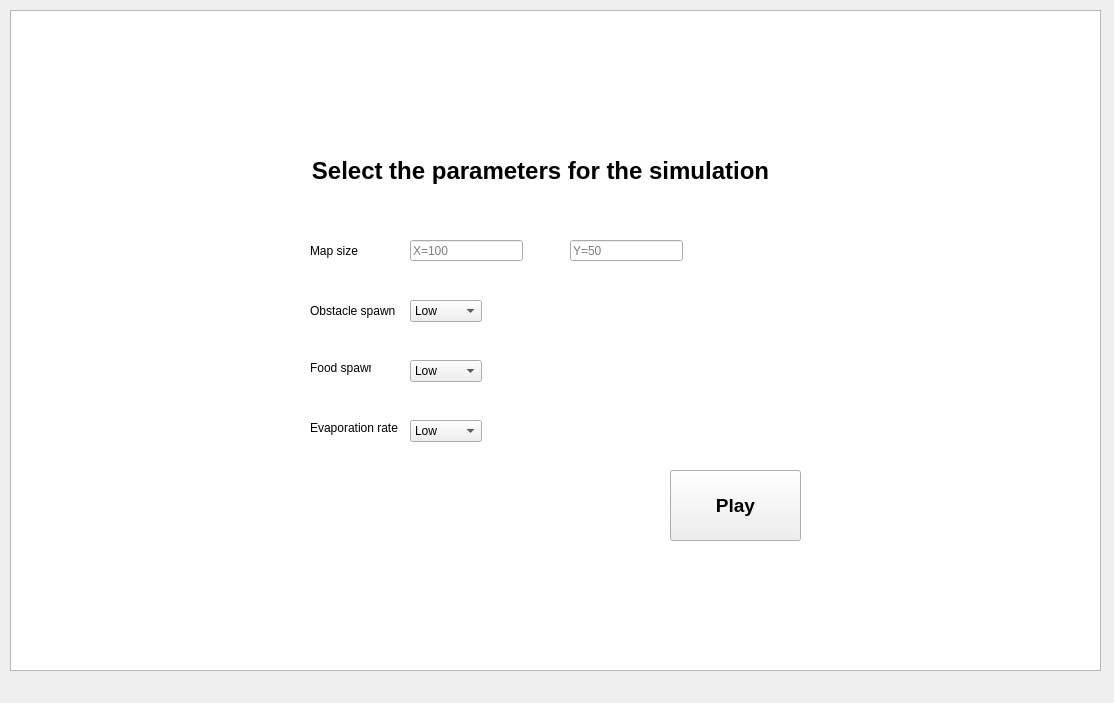
<?xml version="1.0" encoding="UTF-8"?>
<ui version="4.0">
 <class>Map</class>
 <widget class="QWidget" name="Map">
  <property name="geometry">
   <rect>
    <x>0</x>
    <y>0</y>
    <width>1114</width>
    <height>703</height>
   </rect>
  </property>
  <property name="windowTitle">
   <string>Ant Simulation</string>
  </property>
  <property name="windowIcon">
   <iconset resource="resource.qrc">
    <normaloff>:/assets/ant.ico</normaloff>:/assets/ant.ico</iconset>
  </property>
  <widget class="QGraphicsView" name="graphicsView">
   <property name="geometry">
    <rect>
     <x>10</x>
     <y>10</y>
     <width>1091</width>
     <height>661</height>
    </rect>
   </property>
  </widget>
  <widget class="QWidget" name="widget" native="true">
   <property name="geometry">
    <rect>
     <x>170</x>
     <y>90</y>
     <width>761</width>
     <height>451</height>
    </rect>
   </property>
   <widget class="QLabel" name="labelMapSize">
    <property name="geometry">
     <rect>
      <x>140</x>
      <y>150</y>
      <width>51</width>
      <height>21</height>
     </rect>
    </property>
    <property name="text">
     <string>Map size</string>
    </property>
   </widget>
   <widget class="QLineEdit" name="inputX">
    <property name="geometry">
     <rect>
      <x>240</x>
      <y>150</y>
      <width>113</width>
      <height>21</height>
     </rect>
    </property>
    <property name="text">
     <string/>
    </property>
    <property name="placeholderText">
     <string>X=100</string>
    </property>
   </widget>
   <widget class="QLabel" name="labelAnt">
    <property name="geometry">
     <rect>
      <x>500</x>
      <y>190</y>
      <width>141</width>
      <height>191</height>
     </rect>
    </property>
    <property name="text">
     <string/>
    </property>
    <property name="pixmap">
     <pixmap resource="resource.qrc">:/assets/ant.ico</pixmap>
    </property>
   </widget>
   <widget class="QComboBox" name="inputFood">
    <property name="geometry">
     <rect>
      <x>240</x>
      <y>270</y>
      <width>72</width>
      <height>22</height>
     </rect>
    </property>
    <item>
     <property name="text">
      <string>Low</string>
     </property>
    </item>
    <item>
     <property name="text">
      <string>Medium</string>
     </property>
    </item>
    <item>
     <property name="text">
      <string>High</string>
     </property>
    </item>
   </widget>
   <widget class="QPushButton" name="playButton">
    <property name="geometry">
     <rect>
      <x>500</x>
      <y>380</y>
      <width>131</width>
      <height>71</height>
     </rect>
    </property>
    <property name="font">
     <font>
      <pointsize>14</pointsize>
      <weight>75</weight>
      <bold>true</bold>
      <strikeout>false</strikeout>
     </font>
    </property>
    <property name="text">
     <string>Play</string>
    </property>
   </widget>
   <widget class="QLabel" name="labelObstacle">
    <property name="geometry">
     <rect>
      <x>140</x>
      <y>210</y>
      <width>91</width>
      <height>21</height>
     </rect>
    </property>
    <property name="text">
     <string>Obstacle spawn</string>
    </property>
   </widget>
   <widget class="QComboBox" name="inputObstacle">
    <property name="geometry">
     <rect>
      <x>240</x>
      <y>210</y>
      <width>72</width>
      <height>22</height>
     </rect>
    </property>
    <item>
     <property name="text">
      <string>Low</string>
     </property>
    </item>
    <item>
     <property name="text">
      <string>Medium</string>
     </property>
    </item>
    <item>
     <property name="text">
      <string>high</string>
     </property>
    </item>
   </widget>
   <widget class="QLabel" name="labelFood">
    <property name="geometry">
     <rect>
      <x>140</x>
      <y>270</y>
      <width>61</width>
      <height>16</height>
     </rect>
    </property>
    <property name="text">
     <string>Food spawn</string>
    </property>
   </widget>
   <widget class="QLabel" name="label">
    <property name="geometry">
     <rect>
      <x>120</x>
      <y>20</y>
      <width>501</width>
      <height>121</height>
     </rect>
    </property>
    <property name="font">
     <font>
      <pointsize>18</pointsize>
      <weight>75</weight>
      <bold>true</bold>
     </font>
    </property>
    <property name="text">
     <string>Select the parameters for the simulation</string>
    </property>
    <property name="scaledContents">
     <bool>false</bool>
    </property>
    <property name="alignment">
     <set>Qt::AlignCenter</set>
    </property>
   </widget>
   <widget class="QLabel" name="labelEvaporation">
    <property name="geometry">
     <rect>
      <x>140</x>
      <y>330</y>
      <width>91</width>
      <height>16</height>
     </rect>
    </property>
    <property name="text">
     <string>Evaporation rate</string>
    </property>
   </widget>
   <widget class="QLineEdit" name="inputY">
    <property name="geometry">
     <rect>
      <x>400</x>
      <y>150</y>
      <width>113</width>
      <height>21</height>
     </rect>
    </property>
    <property name="text">
     <string/>
    </property>
    <property name="placeholderText">
     <string>Y=50</string>
    </property>
   </widget>
   <widget class="QComboBox" name="inputFood_2">
    <property name="geometry">
     <rect>
      <x>240</x>
      <y>330</y>
      <width>72</width>
      <height>22</height>
     </rect>
    </property>
    <item>
     <property name="text">
      <string>Low</string>
     </property>
    </item>
    <item>
     <property name="text">
      <string>Medium</string>
     </property>
    </item>
    <item>
     <property name="text">
      <string>High</string>
     </property>
    </item>
   </widget>
  </widget>
 </widget>
 <resources>
  <include location="resource.qrc"/>
 </resources>
 <connections/>
</ui>
